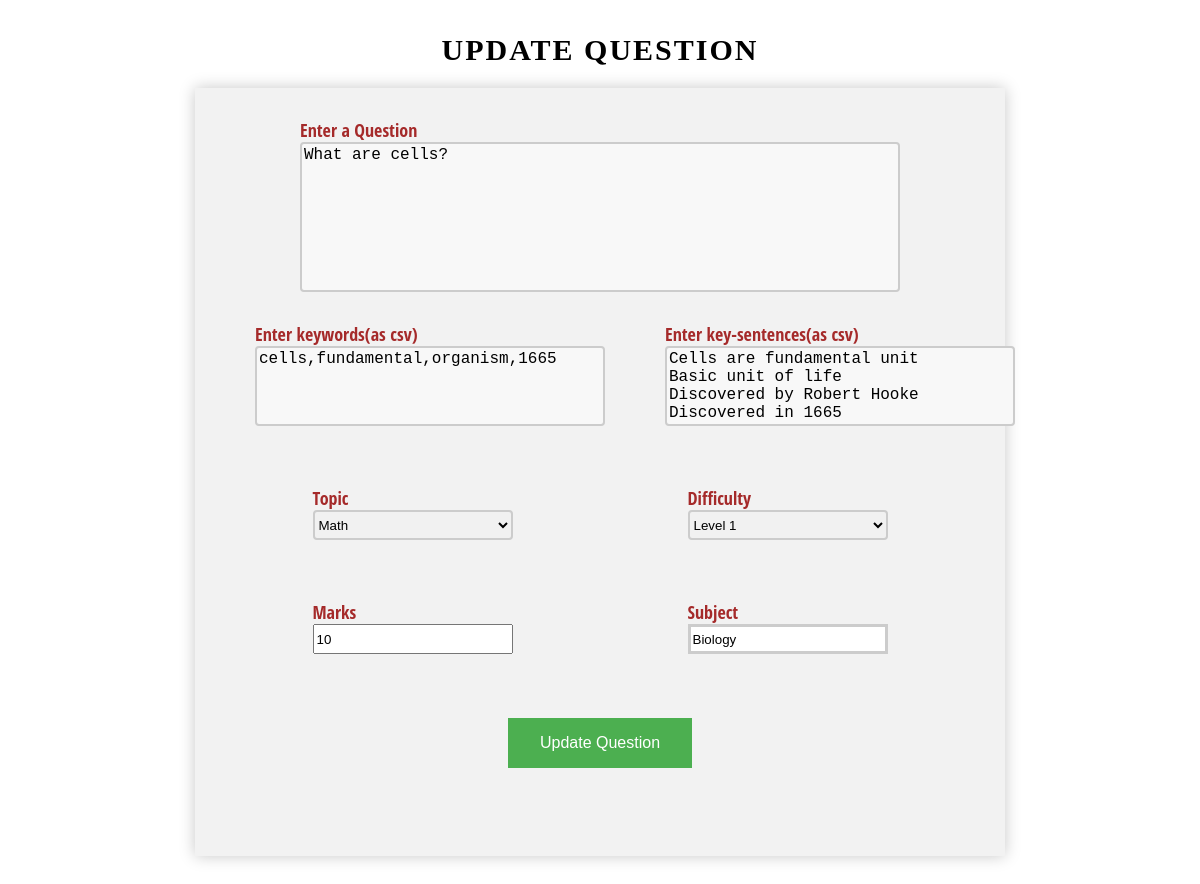
Screenshot of /update/19 with the database file from the repository.
### tables this page shows
CREATE TABLE question(qid integer primary key autoincrement,
            question text not null unique, keywords text, keySentences text,
            marks integer not null, difficulty integer not null,
            topic text not null, subject text not null);

### app.py (the view)
@app.route('/update/<int:id>', methods = ['GET', 'POST'])
def update(id):
    conn = sqlite3.connect("questionBank.db")
    c = conn.cursor()
    form = questionForm()
    if request.method == 'POST':
        if form.validate_on_submit():
            questionDetailList = []
            questionDetailList.append(form.question.data)
            questionDetailList.append(form.keywords.data)
            questionDetailList.append(form.keySentences.data)
            questionDetailList.append(form.marks.data)
            questionDetailList.append(form.difficulty.data)
            questionDetailList.append(form.topic.data)
            questionDetailList.append(form.subject.data)
            questionDetailList.append(id)
            questionDetailTuple = tuple(questionDetailList)
            try:
                c.execute('''update question set question = ?, keywords = ?, keySentences = ?,
            marks = ?, difficulty = ?, topic = ?, subject = ? where qid = ?''',questionDetailTuple)
            except:
                flash("An error occured please try again")
            conn.commit()
            return redirect(url_for('questionbank'))
        else:
            return render_template('update.html', form = form, id = id)
    else:
        IDtuple = (id,)
        c.execute("select * from question where qid = ?", IDtuple)
        updateQuestion = c.fetchone()
        form.question.data = updateQuestion[1]
        form.keywords.data = updateQuestion[2]
        form.keySentences.data = updateQuestion[3]
        form.marks.data = updateQuestion[4]
        form.difficulty.data = updateQuestion[5]
        form.topic.data = updateQuestion[6]
        form.subject.data = updateQuestion[7]
        form.submit.label.text = 'Update Question'
        return render_template('update.html', form = form, id = id)

### forms.py
class questionForm(Form):
    question = TextAreaField("Enter a Question", validators= [InputRequired("Question field is required"), DataRequired()], default="Write a Question...")
    keywords = TextAreaField("Enter keywords(as csv)", validators=[InputRequired("Keywords field is required")])
    keySentences = TextAreaField("Enter key-sentences(as csv)", validators=[InputRequired("Key-sentences field is required")])
    topic = SelectField("Topic", choices = [('Math', 'Math'), ('Science', 'Science'), ('Computer', 'Computer')])
    difficulty = SelectField("Difficulty", choices = [('1', 'Level 1'), ('2', 'Level 2'), ('3', 'Level 3')])
    marks = IntegerField("Marks", validators=[InputRequired("Marks field is required")])
    subject = TextField("Subject", validators=[InputRequired("Subject field is required")])
    submit = SubmitField("Create question")

### templates/update.html (shortened to what this page needs)
{% from "_formhelpers.html" import render_field %}
<html>
    <head>
        <link rel="stylesheet" type = text/css href="{{ url_for('static', filename='css/style2.css') }}">
    </head>
    <body>
        <div id = "heading">
            <h2> Update Question</h2>
        </div>
        <div id = "qform">
            <form action = "/update/{{id}}" method="post">
                <div>
                    <div id="question" class = "form-element">
                        <span class="label">  {{ form.question.label }} </span> <br>
                        {{ form.question}}
                    </div>
                    <br>
                    <div class = valign>
                        <div id="keywords" class = "form-element">
                            <span class="label"> {{ form.keywords.label }} </span> <br>
                            {{ form.keywords}}
                        </div>
                        <br>
                        <div id="keySentences" class = "form-element">
                            <span class="label"> {{ form.keySentences.label }} </span> <br>
                            {{ form.keySentences}}
                        </div>
                    </div>
                    <br>
                    <div class = valign>
                        <div id="topic" class = "form-element">
                            <span class="label">{{ form.topic.label }}</span> <br>
                            {{ form.topic}}
                        </div>
                        <br>
                        <div id="difficulty" class = "form-element">
                            <span class="label">{{ form.difficulty.label }}</span> <br>
                            {{ form.difficulty}}
                        </div>
                    </div>
                    <br>
                    <div class = valign>
                        <div id="marks" class = "form-element">
                            <span class="label">{{ form.marks.label }}</span> <br>
                            {{ form.marks}}
                        </div>
                        <br>
                        <div id="subject" class = "form-element">
                            <span class="label">{{ form.subject.label }}</span> <br>
                            {{ form.subject}}
                        </div>
                    </div>
                    <br>
                    <div id="submit" class = "form-element">
                        {{ form.submit}}
                    </div>
                    <br>
                </div>
            </form>
        </div>
    </body>
</html>

### static/css/style2.css (style rules this page uses)
#heading { text-align: center; height: 80px; padding: 5px 5px 5px 5px; margin: 0px auto; width: 810px; box-sizing: border-box; margin-bottom: 0px; text-transform: uppercase; }
h2 { margin-bottom: 0px; letter-spacing: 2px; font-size: 30px; padding-bottom: 5px; margin-top: 10px; padding-top: 10px; }
body { font-size: large; }
.form-element { margin: 30px; }
#question { height: 150px; width: 600px; flex-basis: 300px; margin: auto; }
.valign { display: flex; flex-direction: row; justify-content: space-evenly; }
#keywords, #keySentences { height: 80px; width: 350px; }
#topic, #difficulty, #marks, #subject { height: 30px; width: 200px; }
#submit { text-align: center; }
.label { font-weight: bold; color: brown; margin: 0; }
form { font-family: 'Open Sans Condensed', arial, sans; width: 750px; padding: 30px; background: #FFFFFF; margin: 50px auto; box-shadow: 0px 0px 15px rgba(0, 0, 0, 0.22); -moz-box-shadow: 0px 0px 15px rgba(0, 0, 0, 0.22); -webkit-box-shadow: 0px 0px 15px rgba(0, 0, 0, 0.22); background-color: #f2f2f2; margin-top: 0px; }
input[type=text] { border: 3px solid #ccc; -webkit-transition: 0.5s; transition: 0.5s; outline: none; }
textarea { border: 2px solid #ccc; border-radius: 4px; background-color: #f8f8f8; font-size: 16px; resize: none; }
select { border: 2px solid #ccc; border-radius: 4px; background-color: #f1f1f1; }
input[type=submit] { background-color: #4CAF50; border: none; color: white; padding: 16px 32px; text-decoration: none; margin: 4px 2px; cursor: pointer; font-size: 16px; }

### rows the page displays
question: question "What are cells?", keywords "cells,fundamental,organism,1665", keySentences "Cells are fundamental unit Basic unit of life Discovered by Robert Hooke Discovered in 1665", topic "Math", difficulty "Level 1", marks "10", subject "Biology"
